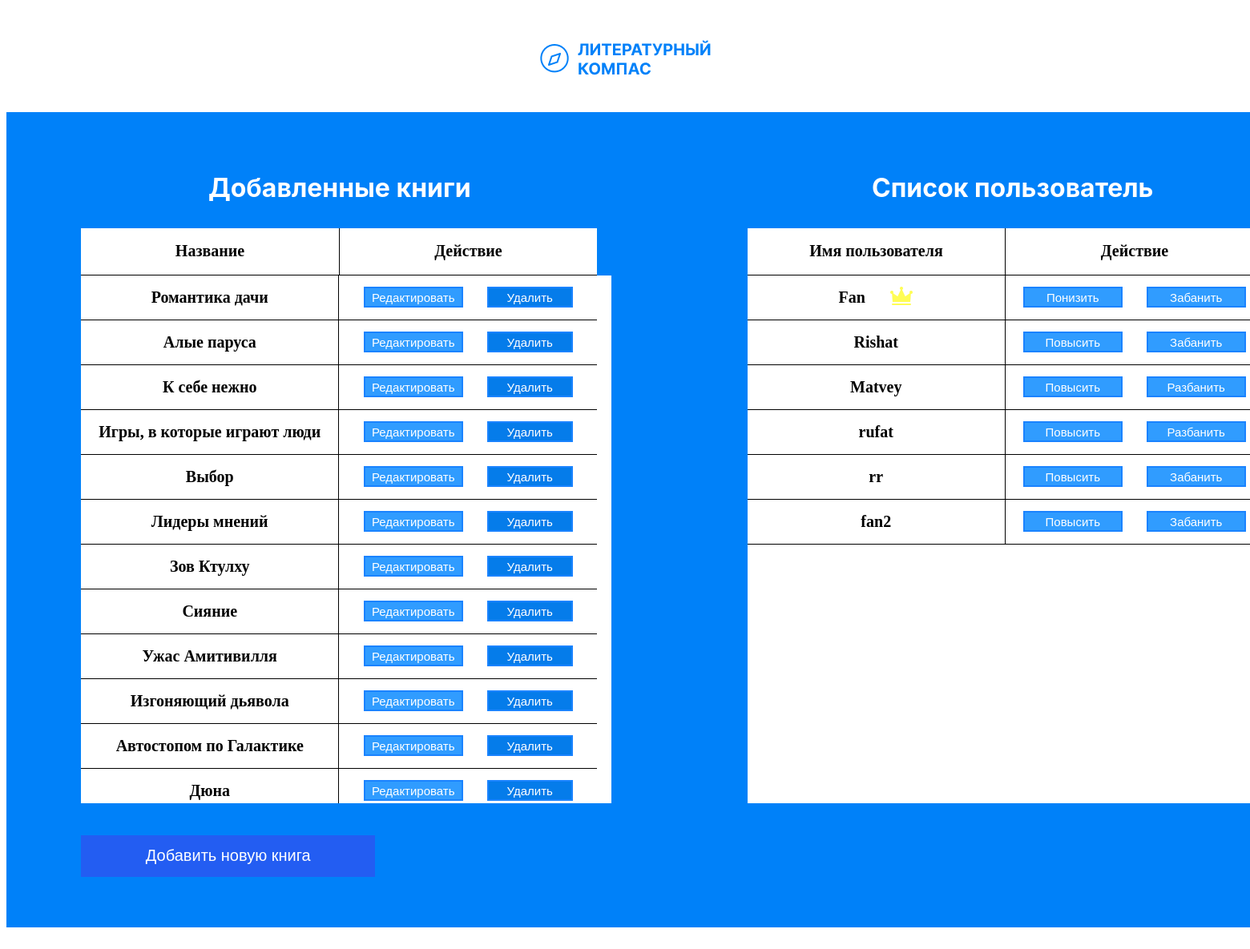
Screenshot of /admin.php (signed in) with the database file from the repository.
### tables this page shows
CREATE TABLE `book` (
  `Id` int(11) NOT NULL,
  `name` varchar(255) NOT NULL,
  `description` varchar(1000) NOT NULL,
  `year` year(4) NOT NULL,
  `gener` int(11) NOT NULL,
  `author` int(11) NOT NULL,
  `img` varchar(255) NOT NULL,
  `id_name` varchar(500) NOT NULL
);

CREATE TABLE `user` (
  `id` int(11) NOT NULL,
  `name` varchar(255) NOT NULL,
  `password` varchar(500) NOT NULL,
  `status` int(11) NOT NULL DEFAULT '1',
  `isBan` tinyint(1) NOT NULL DEFAULT '0'
);

### admin.php (the view, shortened to what this page needs)
<?php
    require_once 'connect.php';
    $sql = "SELECT * FROM book";
    $books = mysqli_query($connect, $sql);
    $sql = "SELECT * FROM user";
    $users = mysqli_query($connect, $sql);
?>
<!DOCTYPE html>
<html lang="ru">
  <head>
    <link rel="stylesheet" href="./styles/adminStyle.css" />
  </head>
  <body>
    <section class="admin">
      <div class="admin__img">
        <a href="index.php">
          <img src="./icons/logo-v2.png" alt="logo" />
        </a>
      </div>
      <div class="admin__container">
        <div class="admin__books">
          <h2 class="admin__title">Добавленные книги </h2>
          <div class="admin__header">
            <div class="admin__header__name">Название</div>
            <div class="admin__header__action">Действие</div>
          </div>
          <div class="admin__books__list">
            <?php
                while($book = mysqli_fetch_assoc($books)) {
                  echo '<div class="admin__header__fullname">'.$book['name'] .'</div>';
                  echo '<div class="admin__header__actions">';
                  echo '<button class="admin__edit"><a href="admin.php?edit='.$book['id_name'] .'">Редактировать</a></button>';
                  echo '<button class="admin__delete"><a href="admin.php?del='.$book['id_name'].'">Удалить</a></button>';
                  echo '</div>';
                }
            ?>
          </div>
          <button class="admin__add">Добавить новую книга</button>
        </div>
        <div class="admin__user">
          <h2 class="admin__title">Список пользователь </h2>
          <div class="admin__header">
            <div class="admin__header__name">Имя пользователя</div>
            <div class="admin__header__action">Действие</div>
          </div>
          <div class="admin__books__list">
            <?php
              while($user = mysqli_fetch_assoc($users)) {
                if($user['name'] !== $_SESSION['user']['name']) {
                  echo "<div class='admin__header__fullname'>";
                  echo "<div class='admin__header__profile'>" .$user['name'] ."</div>";
                  if($user['status'] === '2') {
                     echo "<img src='./icons/king.png' alt='king' class='admin__header__king'>" ;
                  }
                  echo "</div>";
                  echo '<div class="admin__header__actions">';
                  if($user['status'] === '1') {
                    echo '<button class="admin__edit"><a href="status.php?up='.$user['name'].'">Повысить</a></button>';
                  } else {
                    echo '<button class="admin__edit"><a href="status.php?down='.$user['name'].'">Понизить</a></button>';
                  }
                  if($user['isBan'] === '0') {
                    echo '<button class="admin__edit"><a href="status.php?setban='.$user['name'].'">Забанить</a></button>';
                  } else {
                    echo '<button class="admin__edit"><a href="status.php?unban='.$user['name'].'">Разбанить</a></button>';
                  }
                  echo '</div>';
                }
              }
            ?>
          </div>
        </div>
      </div>
    </section>
  </body>
</html>

### styles/adminStyle.css (style rules this page uses)
.admin__img { margin: 0 auto; margin-top: 50px; width: 429px; display: flex; justify-content: center; align-items: center; }
.admin__container { width: 1680px; padding-top: 48px; padding-bottom: 63px; margin: 0 auto; margin-top: 38px; display: flex; justify-content: space-around; align-items: start; background: #0081f9; }
.admin__title { color: #fff; font-family: Inter; font-size: 32px; font-weight: 700; display: block; margin-bottom: 31px; text-align: center; }
.admin__books { width: 645px; }
.admin__header { display: flex; width: 644px; height: 58px; }
.admin__header__name, .admin__header__action { width: 50%; display: flex; justify-content: center; align-items: center; color: #000; font-size: 20px; font-weight: 700; border-right: 1px solid #000; border-bottom: 1px solid #000; height: 100%; background-color: #fff; }
.admin__header__action { border-right: unset; }
.admin__books__list { width: 662px; display: grid; grid-template-columns: repeat(2, 322px); grid-auto-rows: 56px; overflow: scroll; height: 659px; background-color: #fff; margin-top: 1px; }
.admin__header__fullname, .admin__header__actions { display: flex; justify-content: center; align-items: center; border-right: 1px solid #000; border-bottom: 1px solid #000; background-color: #fff; border-right: unset; gap: 30px; }
.admin__header__fullname { display: flex; justify-content: center; align-items: center; color: #000; font-size: 20px; font-weight: 700; border-right: 1px solid #000; }
.admin__edit { width: 124px; height: 26px; display: flex; justify-content: center; align-items: center; color: white; font-size: 15px; font-weight: 500; background: #309cff; border: 2px solid #1a83ff; }
.admin__delete { display: flex; justify-content: center; align-items: center; width: 107px; height: 26px; color: #fff; font-size: 15px; font-weight: 500; background: #057cea; border: 2px solid #1a83ff; }
.admin__add { width: 367px; height: 52px; display: flex; align-items: center; justify-content: center; margin-top: 40px; color: #fff; font-size: 20px; font-weight: 500; border: none; transition: 0.5s all; background: #235df2; cursor: pointer; }
a { text-decoration: none; color: #fff; }

### rows the page displays
book: name "Романтика дачи"
book: name "Алые паруса"
book: name "К себе нежно"
book: name "Игры, в которые играют люди"
book: name "Выбор"
book: name "Лидеры мнений"
book: name "Зов Ктулху"
book: name "Сияние"
book: name "Ужас Амитивилля"
book: name "Изгоняющий дьявола"
book: name "Автостопом по Галактике"
book: name "Дюна"
user: name "Fan"
user: name "Rishat"
user: name "Matvey"
user: name "rufat"
user: name "rr"
user: name "fan2"
